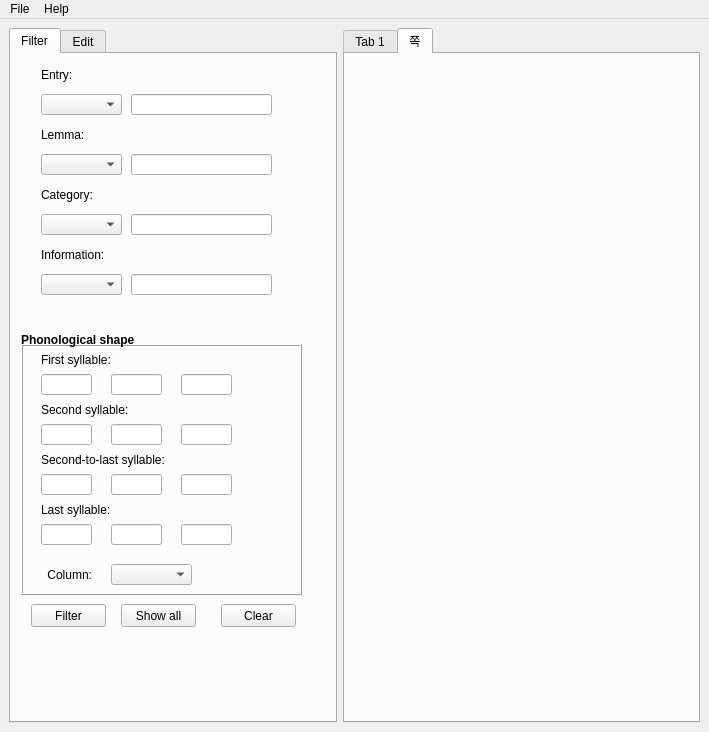
<?xml version="1.0" encoding="UTF-8"?>
<ui version="4.0">
 <class>Deco_LexO</class>
 <widget class="QMainWindow" name="Deco_LexO">
  <property name="geometry">
   <rect>
    <x>0</x>
    <y>0</y>
    <width>709</width>
    <height>732</height>
   </rect>
  </property>
  <property name="windowTitle">
   <string>Deco-LexO</string>
  </property>
  <widget class="QWidget" name="centralwidget">
   <layout class="QGridLayout" name="gridLayout">
    <item row="0" column="1">
     <widget class="QTabWidget" name="dataFrame_Tab">
      <property name="currentIndex">
       <number>1</number>
      </property>
      <widget class="QWidget" name="tab">
       <attribute name="title">
        <string>Tab 1</string>
       </attribute>
       <layout class="QGridLayout" name="gridLayout_2">
        <item row="0" column="0">
         <widget class="QTableWidget" name="tableWidget"/>
        </item>
       </layout>
      </widget>
      <widget class="QWidget" name="tab_5">
       <attribute name="title">
        <string>쪽</string>
       </attribute>
      </widget>
     </widget>
    </item>
    <item row="0" column="0">
     <widget class="QTabWidget" name="tabWidget_1">
      <property name="maximumSize">
       <size>
        <width>328</width>
        <height>16777215</height>
       </size>
      </property>
      <property name="currentIndex">
       <number>0</number>
      </property>
      <widget class="QWidget" name="Modifying_Tab">
       <attribute name="title">
        <string>Filter</string>
       </attribute>
       <widget class="QComboBox" name="FEntryCombo">
        <property name="geometry">
         <rect>
          <x>30</x>
          <y>40</y>
          <width>81</width>
          <height>21</height>
         </rect>
        </property>
        <item>
         <property name="text">
          <string/>
         </property>
        </item>
        <item>
         <property name="text">
          <string>Equals</string>
         </property>
        </item>
        <item>
         <property name="text">
          <string>Starts with</string>
         </property>
        </item>
        <item>
         <property name="text">
          <string>Ends with</string>
         </property>
        </item>
        <item>
         <property name="text">
          <string>Contains</string>
         </property>
        </item>
        <item>
         <property name="text">
          <string>is empty</string>
         </property>
        </item>
       </widget>
       <widget class="QLineEdit" name="FEntry_Input">
        <property name="geometry">
         <rect>
          <x>120</x>
          <y>40</y>
          <width>141</width>
          <height>21</height>
         </rect>
        </property>
       </widget>
       <widget class="QLineEdit" name="FLemma_Input">
        <property name="geometry">
         <rect>
          <x>120</x>
          <y>100</y>
          <width>141</width>
          <height>21</height>
         </rect>
        </property>
       </widget>
       <widget class="QComboBox" name="FLemmaCombo">
        <property name="geometry">
         <rect>
          <x>30</x>
          <y>100</y>
          <width>81</width>
          <height>21</height>
         </rect>
        </property>
       </widget>
       <widget class="QComboBox" name="FCateCombo">
        <property name="geometry">
         <rect>
          <x>30</x>
          <y>160</y>
          <width>81</width>
          <height>21</height>
         </rect>
        </property>
       </widget>
       <widget class="QLineEdit" name="FCate_Input">
        <property name="geometry">
         <rect>
          <x>120</x>
          <y>160</y>
          <width>141</width>
          <height>21</height>
         </rect>
        </property>
       </widget>
       <widget class="QLineEdit" name="FFirst_1">
        <property name="geometry">
         <rect>
          <x>30</x>
          <y>320</y>
          <width>51</width>
          <height>21</height>
         </rect>
        </property>
       </widget>
       <widget class="QLineEdit" name="FFirst_2">
        <property name="geometry">
         <rect>
          <x>100</x>
          <y>320</y>
          <width>51</width>
          <height>21</height>
         </rect>
        </property>
       </widget>
       <widget class="QLineEdit" name="FFirst_3">
        <property name="geometry">
         <rect>
          <x>170</x>
          <y>320</y>
          <width>51</width>
          <height>21</height>
         </rect>
        </property>
       </widget>
       <widget class="QLineEdit" name="FSec_3">
        <property name="geometry">
         <rect>
          <x>170</x>
          <y>370</y>
          <width>51</width>
          <height>21</height>
         </rect>
        </property>
       </widget>
       <widget class="QLineEdit" name="FSec_2">
        <property name="geometry">
         <rect>
          <x>100</x>
          <y>370</y>
          <width>51</width>
          <height>21</height>
         </rect>
        </property>
       </widget>
       <widget class="QLineEdit" name="FSec_1">
        <property name="geometry">
         <rect>
          <x>30</x>
          <y>370</y>
          <width>51</width>
          <height>21</height>
         </rect>
        </property>
       </widget>
       <widget class="QLineEdit" name="FSecL_3">
        <property name="geometry">
         <rect>
          <x>170</x>
          <y>420</y>
          <width>51</width>
          <height>21</height>
         </rect>
        </property>
       </widget>
       <widget class="QLineEdit" name="FSecL_2">
        <property name="geometry">
         <rect>
          <x>100</x>
          <y>420</y>
          <width>51</width>
          <height>21</height>
         </rect>
        </property>
       </widget>
       <widget class="QLineEdit" name="FSecL_1">
        <property name="geometry">
         <rect>
          <x>30</x>
          <y>420</y>
          <width>51</width>
          <height>21</height>
         </rect>
        </property>
       </widget>
       <widget class="QLineEdit" name="FLast3">
        <property name="geometry">
         <rect>
          <x>170</x>
          <y>470</y>
          <width>51</width>
          <height>21</height>
         </rect>
        </property>
       </widget>
       <widget class="QLineEdit" name="FLast_2">
        <property name="geometry">
         <rect>
          <x>100</x>
          <y>470</y>
          <width>51</width>
          <height>21</height>
         </rect>
        </property>
       </widget>
       <widget class="QLineEdit" name="FLast_1">
        <property name="geometry">
         <rect>
          <x>30</x>
          <y>470</y>
          <width>51</width>
          <height>21</height>
         </rect>
        </property>
       </widget>
       <widget class="QFrame" name="FPhonoFrame">
        <property name="geometry">
         <rect>
          <x>10</x>
          <y>290</y>
          <width>281</width>
          <height>251</height>
         </rect>
        </property>
        <property name="frameShape">
         <enum>QFrame::Box</enum>
        </property>
        <property name="frameShadow">
         <enum>QFrame::Raised</enum>
        </property>
        <widget class="QComboBox" name="FColCombo">
         <property name="geometry">
          <rect>
           <x>90</x>
           <y>220</y>
           <width>81</width>
           <height>21</height>
          </rect>
         </property>
        </widget>
        <widget class="QLabel" name="label_7">
         <property name="geometry">
          <rect>
           <x>20</x>
           <y>50</y>
           <width>211</width>
           <height>31</height>
          </rect>
         </property>
         <property name="text">
          <string>Second syllable:</string>
         </property>
        </widget>
        <widget class="QLabel" name="label_8">
         <property name="geometry">
          <rect>
           <x>20</x>
           <y>100</y>
           <width>211</width>
           <height>31</height>
          </rect>
         </property>
         <property name="text">
          <string>Second-to-last syllable:</string>
         </property>
        </widget>
        <widget class="QLabel" name="label_9">
         <property name="geometry">
          <rect>
           <x>20</x>
           <y>0</y>
           <width>191</width>
           <height>31</height>
          </rect>
         </property>
         <property name="text">
          <string>First syllable:</string>
         </property>
        </widget>
        <widget class="QLabel" name="label_6">
         <property name="geometry">
          <rect>
           <x>20</x>
           <y>150</y>
           <width>211</width>
           <height>31</height>
          </rect>
         </property>
         <property name="text">
          <string>Last syllable:</string>
         </property>
        </widget>
        <widget class="QLabel" name="label_10">
         <property name="geometry">
          <rect>
           <x>10</x>
           <y>220</y>
           <width>61</width>
           <height>21</height>
          </rect>
         </property>
         <property name="text">
          <string>Column:</string>
         </property>
         <property name="alignment">
          <set>Qt::AlignRight|Qt::AlignTrailing|Qt::AlignVCenter</set>
         </property>
        </widget>
       </widget>
       <widget class="QPushButton" name="FFiltering_Button">
        <property name="geometry">
         <rect>
          <x>20</x>
          <y>550</y>
          <width>75</width>
          <height>23</height>
         </rect>
        </property>
        <property name="text">
         <string>Filter</string>
        </property>
       </widget>
       <widget class="QPushButton" name="FShow_Button">
        <property name="geometry">
         <rect>
          <x>110</x>
          <y>550</y>
          <width>75</width>
          <height>23</height>
         </rect>
        </property>
        <property name="text">
         <string>Show all</string>
        </property>
       </widget>
       <widget class="QPushButton" name="FClear_Button">
        <property name="geometry">
         <rect>
          <x>210</x>
          <y>550</y>
          <width>75</width>
          <height>23</height>
         </rect>
        </property>
        <property name="text">
         <string>Clear</string>
        </property>
       </widget>
       <widget class="QLabel" name="label">
        <property name="geometry">
         <rect>
          <x>30</x>
          <y>10</y>
          <width>56</width>
          <height>21</height>
         </rect>
        </property>
        <property name="text">
         <string>Entry:</string>
        </property>
       </widget>
       <widget class="QLabel" name="label_2">
        <property name="geometry">
         <rect>
          <x>30</x>
          <y>70</y>
          <width>56</width>
          <height>21</height>
         </rect>
        </property>
        <property name="text">
         <string>Lemma:</string>
        </property>
       </widget>
       <widget class="QLabel" name="label_3">
        <property name="geometry">
         <rect>
          <x>30</x>
          <y>130</y>
          <width>56</width>
          <height>21</height>
         </rect>
        </property>
        <property name="text">
         <string>Category:</string>
        </property>
       </widget>
       <widget class="QLineEdit" name="FInfo_Input">
        <property name="geometry">
         <rect>
          <x>120</x>
          <y>220</y>
          <width>141</width>
          <height>21</height>
         </rect>
        </property>
       </widget>
       <widget class="QLabel" name="label_4">
        <property name="geometry">
         <rect>
          <x>30</x>
          <y>190</y>
          <width>81</width>
          <height>21</height>
         </rect>
        </property>
        <property name="text">
         <string>Information:</string>
        </property>
       </widget>
       <widget class="QComboBox" name="FInfoCombo">
        <property name="geometry">
         <rect>
          <x>30</x>
          <y>220</y>
          <width>81</width>
          <height>21</height>
         </rect>
        </property>
       </widget>
       <widget class="QLabel" name="label_5">
        <property name="geometry">
         <rect>
          <x>10</x>
          <y>270</y>
          <width>141</width>
          <height>31</height>
         </rect>
        </property>
        <property name="font">
         <font>
          <weight>75</weight>
          <bold>true</bold>
         </font>
        </property>
        <property name="text">
         <string>Phonological shape</string>
        </property>
       </widget>
      </widget>
      <widget class="QWidget" name="tab_2">
       <attribute name="title">
        <string>Edit</string>
       </attribute>
      </widget>
     </widget>
    </item>
   </layout>
  </widget>
  <widget class="QMenuBar" name="menubar">
   <property name="geometry">
    <rect>
     <x>0</x>
     <y>0</y>
     <width>709</width>
     <height>21</height>
    </rect>
   </property>
   <widget class="QMenu" name="menuFile">
    <property name="title">
     <string>File</string>
    </property>
    <widget class="QMenu" name="menuRecent_files">
     <property name="title">
      <string>Recent files</string>
     </property>
     <addaction name="actionNone"/>
    </widget>
    <addaction name="actionOpen_file_s"/>
    <addaction name="menuRecent_files"/>
    <addaction name="separator"/>
    <addaction name="actionSave"/>
    <addaction name="actionSave_file_as"/>
    <addaction name="separator"/>
    <addaction name="actionQuit"/>
   </widget>
   <widget class="QMenu" name="menuHelp">
    <property name="title">
     <string>Help</string>
    </property>
    <addaction name="actionAcknowledgement"/>
    <addaction name="separator"/>
    <addaction name="actionAbout_DecoLexO"/>
   </widget>
   <addaction name="menuFile"/>
   <addaction name="menuHelp"/>
  </widget>
  <action name="actionOpen_file_s">
   <property name="text">
    <string>Open files...</string>
   </property>
   <property name="shortcut">
    <string>Ctrl+O</string>
   </property>
   <property name="shortcutContext">
    <enum>Qt::WindowShortcut</enum>
   </property>
  </action>
  <action name="actionNone">
   <property name="text">
    <string>None</string>
   </property>
  </action>
  <action name="actionSave">
   <property name="text">
    <string>Save file</string>
   </property>
   <property name="shortcut">
    <string>Ctrl+S</string>
   </property>
  </action>
  <action name="actionSave_file_as">
   <property name="text">
    <string>Save file as...</string>
   </property>
   <property name="shortcut">
    <string>Ctrl+Shift+S</string>
   </property>
  </action>
  <action name="actionQuit">
   <property name="text">
    <string>Quit</string>
   </property>
   <property name="shortcut">
    <string>Ctrl+Q</string>
   </property>
  </action>
  <action name="actionAcknowledgement">
   <property name="text">
    <string>Acknowledgement</string>
   </property>
  </action>
  <action name="actionAbout_DecoLexO">
   <property name="text">
    <string>About DecoLexO</string>
   </property>
  </action>
 </widget>
 <resources/>
 <connections/>
</ui>
